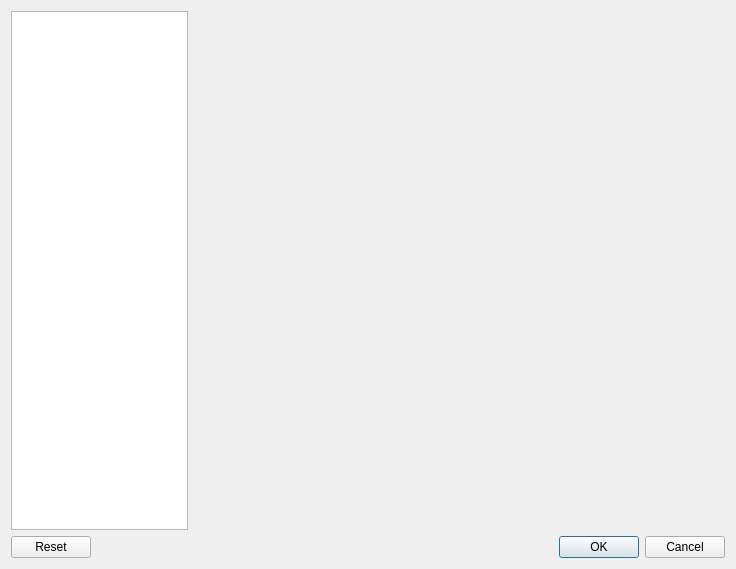
<?xml version="1.0" encoding="UTF-8"?>
<ui version="4.0">
 <class>SeerConfigDialogForm</class>
 <widget class="QDialog" name="SeerConfigDialogForm">
  <property name="geometry">
   <rect>
    <x>0</x>
    <y>0</y>
    <width>736</width>
    <height>569</height>
   </rect>
  </property>
  <property name="windowTitle">
   <string>Seer - Configuration</string>
  </property>
  <layout class="QGridLayout" name="gridLayout">
   <item row="0" column="0">
    <widget class="QListWidget" name="contentsListWidget">
     <property name="sizePolicy">
      <sizepolicy hsizetype="Preferred" vsizetype="Preferred">
       <horstretch>25</horstretch>
       <verstretch>0</verstretch>
      </sizepolicy>
     </property>
    </widget>
   </item>
   <item row="0" column="1">
    <widget class="QStackedWidget" name="pagesStackedWidget">
     <property name="sizePolicy">
      <sizepolicy hsizetype="Preferred" vsizetype="Preferred">
       <horstretch>75</horstretch>
       <verstretch>0</verstretch>
      </sizepolicy>
     </property>
     <property name="lineWidth">
      <number>1</number>
     </property>
     <property name="currentIndex">
      <number>-1</number>
     </property>
    </widget>
   </item>
   <item row="1" column="0" colspan="2">
    <widget class="QDialogButtonBox" name="buttonBox">
     <property name="orientation">
      <enum>Qt::Horizontal</enum>
     </property>
     <property name="standardButtons">
      <set>QDialogButtonBox::Cancel|QDialogButtonBox::Ok|QDialogButtonBox::Reset</set>
     </property>
    </widget>
   </item>
  </layout>
 </widget>
 <resources/>
 <connections>
  <connection>
   <sender>buttonBox</sender>
   <signal>accepted()</signal>
   <receiver>SeerConfigDialogForm</receiver>
   <slot>accept()</slot>
   <hints>
    <hint type="sourcelabel">
     <x>248</x>
     <y>254</y>
    </hint>
    <hint type="destinationlabel">
     <x>157</x>
     <y>274</y>
    </hint>
   </hints>
  </connection>
  <connection>
   <sender>buttonBox</sender>
   <signal>rejected()</signal>
   <receiver>SeerConfigDialogForm</receiver>
   <slot>reject()</slot>
   <hints>
    <hint type="sourcelabel">
     <x>316</x>
     <y>260</y>
    </hint>
    <hint type="destinationlabel">
     <x>286</x>
     <y>274</y>
    </hint>
   </hints>
  </connection>
 </connections>
</ui>
